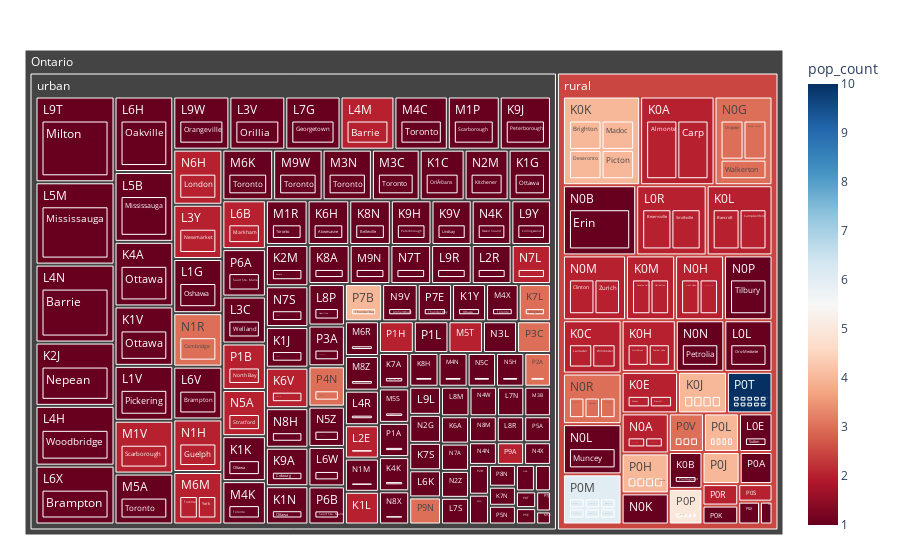

The notebook cell this image was saved under:
### Markdown cell above
#### Early Discussion Point
As evidenced by the analysis above, we have aggregated the number of primary health centers and their associated population. Making a generalized assumption that clinics are situated in order to serve their local population within meaningful agglomeration areas, this would indicate that the average individual family health clinic is servicing 25,000+ Ontario residents.

It is worth the effort to attempt to visualize the distribution of populations and associated named municipalities to validate the assumption and look for correlation between population and the number of clinics co-located in a forward sortation area. 

An interesting point here is that we can use our engineered feature column for 'Urban' versus 'Rural' to distinguish between areas with very different population densities.

### Code cell
df = primary_care_provider
fig = px.treemap(df, path=[px.Constant("Ontario"), 'population_density_per_are','FSC', 'COMMUNITY'], 
                 values='pop_per_clinic', color = 'pop_count', color_continuous_scale = 'RdBu', hover_data = ['population','COMMUNITY'],
                 color_continuous_midpoint=np.average(df['pop_count'], weights=df['pop_per_clinic']))
fig.update_traces(root_color="lightgrey")
fig.update_layout(margin = dict(t=50, l=25, r=25, b=25))
fig.show()

### Figure 1 — Plotly figure (JSON) as saved in the notebook; plotly's stock layout.template omitted (floating-point values rounded to 4 significant figures; data arrays with more than 128 entries replaced by an {"elided": "..."} marker saying what was removed)
{"data": [{"branchvalues": "total", "customdata": {"elided": "373x3 mixed values"}, "domain": {"x": [0, 1], "y": [0, 1]}, "hovertemplate": "labels=%{label}<br>pop_per_clinic=%{value}<br>parent=%{parent}<br>id=%{id}<br>population=%{customdata[0]}<br>COMMUNITY=%{customdata[1]}<br>pop_count=%{color}<extra></extra>", "ids": {"elided": "373 str values"}, "labels": {"elided": "373 str values"}, "marker": {"coloraxis": "coloraxis", "colors": {"elided": "373 float values"}}, "name": "", "parents": {"elided": "373 str values"}, "root": {"color": "lightgrey"}, "type": "treemap", "values": {"elided": "373 float values"}}], "layout": {"autosize": true, "coloraxis": {"cmid": null, "colorbar": {"title": {"text": "pop_count"}}, "colorscale": [[0, "rgb(103,0,31)"], [0.1, "rgb(178,24,43)"], [0.2, "rgb(214,96,77)"], [0.3, "rgb(244,165,130)"], [0.4, "rgb(253,219,199)"], [0.5, "rgb(247,247,247)"], [0.6, "rgb(209,229,240)"], [0.7, "rgb(146,197,222)"], [0.8, "rgb(67,147,195)"], [0.9, "rgb(33,102,172)"], [1, "rgb(5,48,97)"]]}, "legend": {"tracegroupgap": 0}, "margin": {"b": 25, "l": 25, "r": 25, "t": 50}}}
